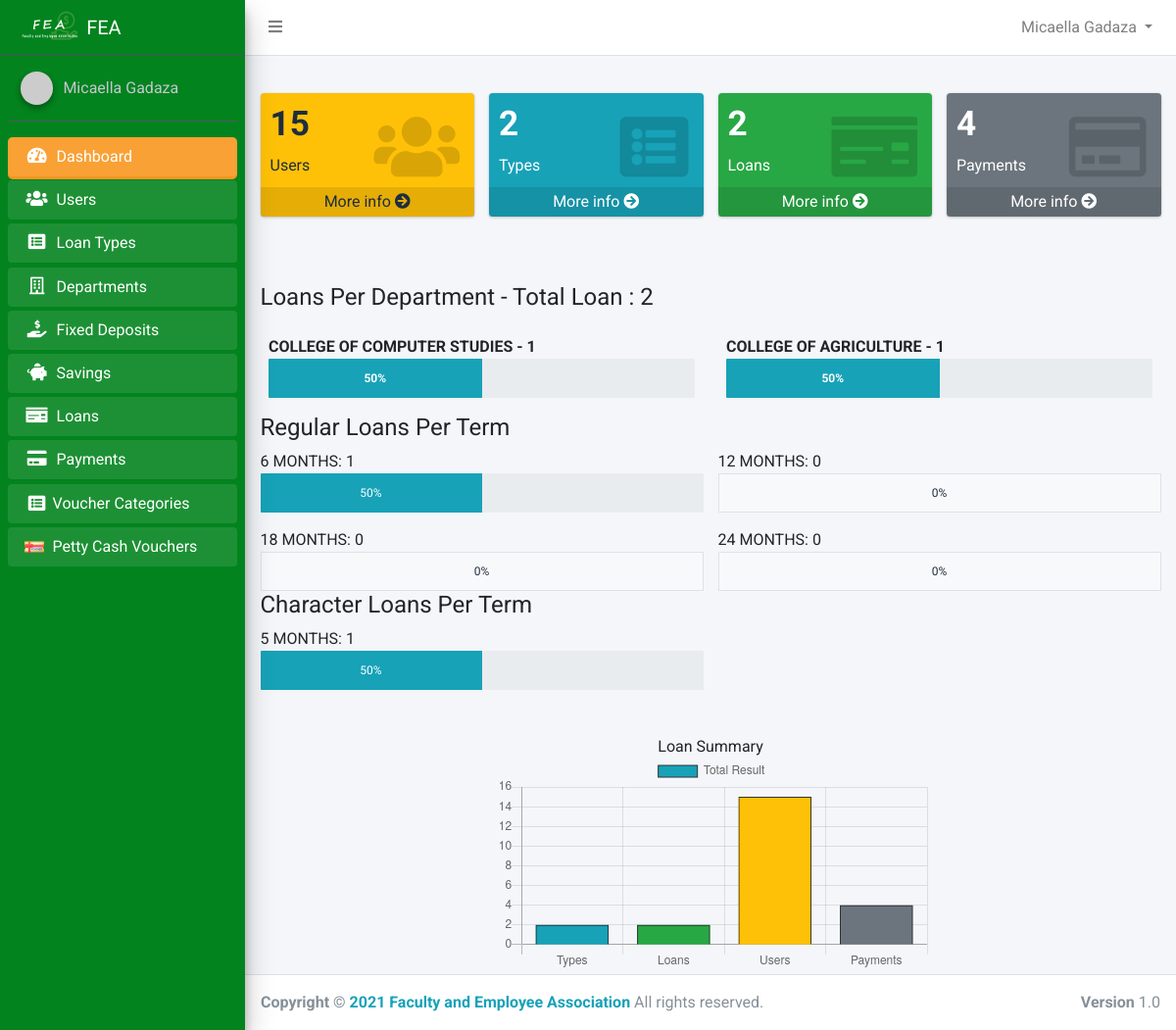
Page /admin/dashboard.php (signed in) on the committed database.
### tables this page shows
CREATE TABLE `users` (
  `id` int(11) NOT NULL,
  `account_number` varchar(50) NOT NULL,
  `firstname` varchar(50) NOT NULL,
  `middlename` varchar(50) NOT NULL,
  `lastname` varchar(50) NOT NULL,
  `home_address` varchar(255) NOT NULL,
  `permanent_address` varchar(255) NOT NULL,
  `gender` varchar(50) NOT NULL,
  `birth_date` varchar(255) DEFAULT NULL,
  `contact_number` varchar(50) NOT NULL,
  `email` varchar(50) NOT NULL,
  `password` varchar(50) NOT NULL,
  `position_id` int(11) DEFAULT NULL,
  `sg` int(11) NOT NULL,
  `employment_status` varchar(50) NOT NULL,
  `department_id` int(11) NOT NULL,
  `name_of_spouse` varchar(100) NOT NULL,
  `fathers_name` varchar(100) NOT NULL,
  `mothers_maiden_name` varchar(50) NOT NULL,
  `beneficiary` varchar(255) NOT NULL,
  `paid_membership` tinyint(1) NOT NULL DEFAULT 0,
  `active` tinyint(1) NOT NULL DEFAULT 0,
  `reason1` text DEFAULT NULL,
  `reason2` text DEFAULT NULL,
  `reason3` text DEFAULT NULL,
  `approved_by_m1` int(11) DEFAULT NULL,
  `approved_by_m2` int(11) DEFAULT NULL,
  `approved_by_m3` int(11) DEFAULT NULL,
  `approved_by_president` tinyint(1) NOT NULL DEFAULT 0,
  `reason_for_decline` text DEFAULT NULL,
  `created_at` timestamp NOT NULL DEFAULT current_timestamp()
);

CREATE TABLE `loans` (
  `id` int(11) NOT NULL,
  `transaction_id` varchar(50) NOT NULL,
  `loan_number` varchar(50) NOT NULL,
  `membership_number` varchar(50) NOT NULL,
  `amount` double NOT NULL,
  `amount_per_kinsenas` double NOT NULL,
  `amount_per_month` double NOT NULL,
  `interest_amount` double NOT NULL,
  `interest_amount_per_kinsenas` double NOT NULL,
  `interest_amount_per_month` double NOT NULL,
  `total_amount` double NOT NULL,
  `term` varchar(50) NOT NULL,
  `status` varchar(50) NOT NULL DEFAULT 'pending',
  `loan_type_id` int(11) NOT NULL,
  `user_id` int(11) NOT NULL,
  `department_id` int(11) DEFAULT NULL,
  `comaker1_id` int(11) DEFAULT NULL,
  `comaker2_id` int(11) DEFAULT NULL,
  `approved_by_c1` tinyint(1) NOT NULL DEFAULT 0,
  `approved_by_c2` tinyint(1) DEFAULT 0,
  `created_at` timestamp NOT NULL DEFAULT current_timestamp(),
  `approved_at` date DEFAULT NULL,
  `approved_by_f1` int(11) DEFAULT NULL,
  `approved_by_f2` int(11) DEFAULT NULL,
  `approved_by_f3` int(11) DEFAULT NULL,
  `approved_by_president` tinyint(1) NOT NULL DEFAULT 0,
  `reason_for_decline` text DEFAULT NULL
);

CREATE TABLE `departments` (
  `id` int(11) NOT NULL,
  `name` varchar(50) NOT NULL
);

### admin/dashboard.php (the view, shortened to what the rows shown need)
<?php
require_once '../core.php';
require_once  '../app/includes/admin/header.php';
$dashboard = new Dashboard();
$usersCount = $dashboard->getUsersCount();
$paymentsCount = $dashboard->getPaymentsCount();
$loanTypesCount = $dashboard->getLoanTypesCount();
$loansCount = $dashboard->getLoansCount();
$loans = $dashboard->getLoans();
?>
<section class="content">
    <div class="container-fluid">
        <div class="row my-5">
            <div class="col-12 mb-2">
                <h2>Loans Per Department - Total Loan : <?php echo $totalLoanCount = $loansCount ?></h2>
            </div>
            <div class="col-md-12 ">
                <div class="row">
                    <?php if ($loans) : ?>
                        <?php foreach ($loans as $loan) : ?>
                            <div class="col-md-6 p-3">
                                <span class="font-weight-bold"><?php echo $dashboard->getDepartment($loan->department_id)->name ?> -
                                    <?php echo $loanCount ?> <span><br>
                                        <div class="progress">
                                            <div class="progress-bar
                        " role="progressbar" style="width: <?php echo $percent ?>%; " aria-valuenow="<?php echo $percent ?>" aria-valuemin="0" aria-valuemax="100"><?php echo $percent ?>%</div>
                                        </div>
                            </div>
                        <?php endforeach; ?>
                    <?php else : ?>
                        <h2 class="text-secondary">No department loan yet</h2>
                    <?php endif ?>
                </div>
            </div>
            <?php if ($loans) : ?>
                <div class="col-12 mb-2">
                    <h2>Regular Loans Per Term </h2>
                </div>
                <div class="col-md-12 ">
                    <div class="row">
                        <div class="col-12 mb-2">
                            <h2>Character Loans Per Term </h2>
                        </div>
                    </div>
                <?php else : ?>
                    <h2 class="text-secondary">No departments yet</h2>
                <?php endif ?>
                </div>
        </div>
    </div>
    </div>
<?php include '../app/includes/admin/footer.php' ?>
<script>
    // BAR GRAPH
    var ctx = document.getElementById('myChart').getContext('2d');
    var usersCount = "<?php echo $usersCount ?>";
    var typesCount = "<?php echo $loanTypesCount ?>";
    var loansCount = "<?php echo $loansCount ?>";
    var paymentsCount = "<?php echo $paymentsCount ?>";
    var myChart = new Chart(ctx, {
        type: 'bar',
        data: {
            labels: ['Types', 'Loans', 'Users', 'Payments'],
            datasets: [{
                label: 'Total Result',
                data: [typesCount, loansCount, usersCount, paymentsCount],
                backgroundColor: [
                    '#17a2b8',
                    '#28a745',
                    '#ffc107',
                    '#6c757d',
                ],
                borderColor: [
                    '#333',
                    '#333',
                    '#333',
                    '#333',
                ],
                borderWidth: 1
            }]
        },
        options: {
            scales: {
                yAxes: [{
                    ticks: {
                        beginAtZero: true
                    }
                }]
            }
        }
    });
</script>
<script>
    // LINE GRAPH
    var ctx = document.getElementById('lineChart').getContext('2d');
    var jan = "<?php echo $data['jan'] ?>";
    var feb = "<?php echo $data['feb'] ?>";
    var mar = "<?php echo $data['mar'] ?>";
    var april = "<?php echo $data['april'] ?>";
    var may = "<?php echo $data['may'] ?>";
    var june = "<?php echo $data['june'] ?>";
    var july = "<?php echo $data['july'] ?>";
    var aug = "<?php echo $data['aug'] ?>";
    var sept = "<?php echo $data['sept'] ?>";
    var oct = "<?php echo $data['oct'] ?>";
    var nov = "<?php echo $data['nov'] ?>";
    var dec = "<?php echo $data['dec'] ?>";
    var myChart = new Chart(ctx, {
        type: 'line',
        data: {
            labels: ['January', 'February', 'March', 'April', 'May', 'June', 'July', 'August', 'September', 'October', 'November', 'December'],
            datasets: [{
                label: 'Total Result',
                data: [jan, feb, mar, april, may, june, july, aug, sept, oct, nov, dec],
                backgroundColor: [
                    '#17a2b8',
                    '#17a2b8',
                    '#17a2b8',
                    '#17a2b8',
                ],
                borderColor: [
                    '#333',
                    '#333',
                    '#333',
                    '#333',
                ],
                borderWidth: 1,
            }]
        },
        options: {
            scales: {
                yAxes: [{
                    ticks: {
                        beginAtZero: true
                    }
                }]
            }
        }
    });
</script>

### app/includes/admin/navbar.php (shortened to what the rows shown need)
<nav class="main-header navbar navbar-expand navbar-white navbar-light">
    <ul class="navbar-nav" style="width:100%;">
        <li class="nav-item dropdown" style="margin-left:auto">
            <a id="navbarDropdown" class="nav-link dropdown-toggle" href="#" role="button" data-toggle="dropdown" aria-haspopup="true" aria-expanded="false" v-pre>
                <?php echo $user->getFullName() ?>
            </a>
        </li>
    </ul>
</nav>

### app/includes/admin/sidebar.php (shortened to what the rows shown need)
<div class="sidebar">
    <div class="user-panel mt-3 pb-3 mb-3 d-flex">
            <img src="https://ui-avatars.com/api/?name=<?php echo $user->getFullName() ?>" class="img-circle elevation-2" alt="User Image">
        <div class="info">
            <a href="" class="d-block"><?php echo $user->getFullName() ?></a>
        </div>
    </div>
</div>

### rows in the picture
users: $user->getFullName() "Micaella Gadaza"
loans: department.name "COLLEGE OF COMPUTER STUDIES", loanCount "1", percent "50"
loans: department.name "COLLEGE OF AGRICULTURE", loanCount "1", percent "50"

### other values in the picture
$usersCount "15"
$loanTypesCount "2"
$loansCount "2"
$paymentsCount "4"
$totalLoanCount = $loansCount "2"
$loanTermCount = $dashboard->getLoanTermCount(6) "1"
$percent "50"
$loanTermCount = $dashboard->getLoanTermCount(12) "0"
$percent "0"
$loanTermCount = $dashboard->getLoanTermCount(18) "0"
$loanTermCount = $dashboard->getLoanTermCount(24) "0"
$loanTermCount = $dashboard->getLoanTermCount(5) "1"
chart data {{ $usersCount }} 15
chart data {{ $loanTypesCount }} 2
chart data {{ $loansCount }} 2
